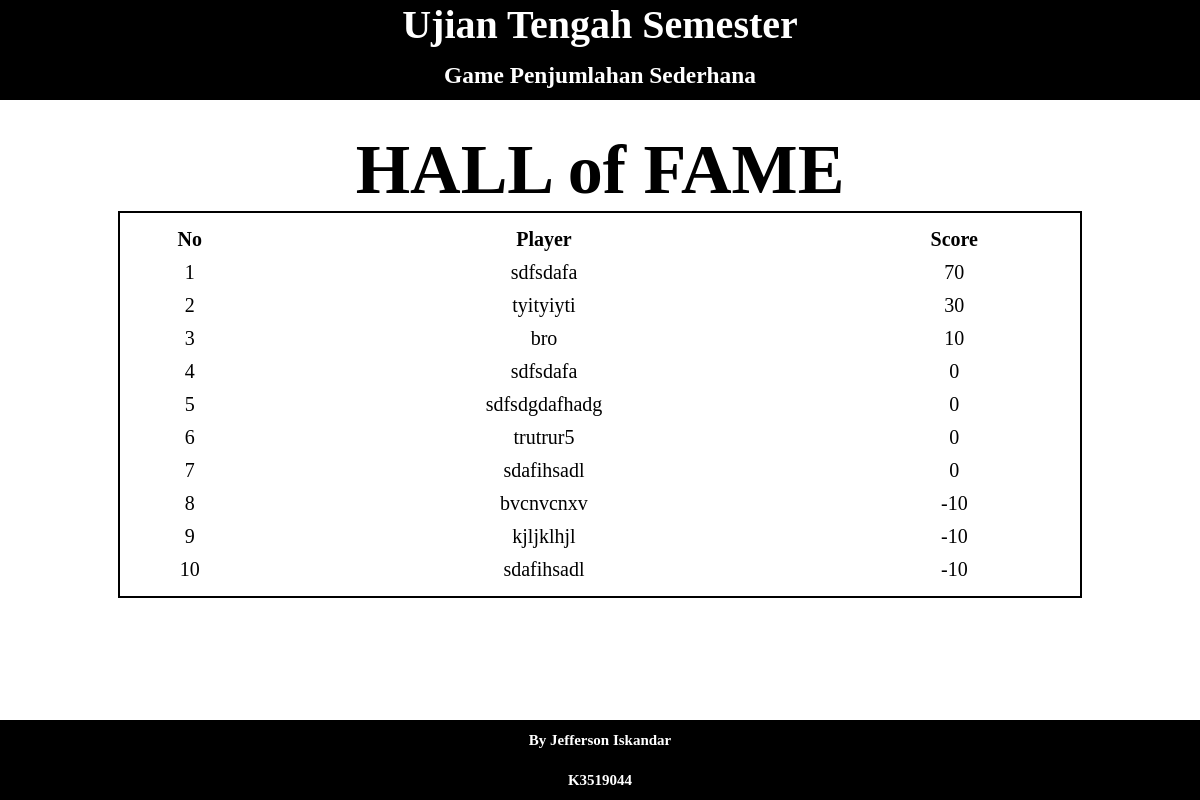
/rank.php, run on the app's committed database.
### tables this page shows
CREATE TABLE `topscore` (
  `Player` varchar(20) NOT NULL,
  `Score` int(20) NOT NULL
);

### functions.php (the view, shortened to what this page needs)
<?php
    function tableRank($dbhost, $dbuser, $dbpass, $dbname, $port){
        $index = 1;
        $conn = mysqli_connect($dbhost, $dbuser, $dbpass, $dbname, $port);
        $query = "SELECT * FROM topscore ORDER BY Score DESC LIMIT 10";
        $search = mysqli_query($conn, $query);
        if (mysqli_num_rows($search) > 0):
        ?>
            <h1 style="position: absolute; top: 5%; font-size: 70px;">HALL of FAME</h1>
            <div class="main" style="height: auto;">
                <table style="width: 100%; margin: 5px 0; border-spacing: 10px; height: 100%;  ">
	            <tr>
	                <th>No</th>
	                <th>Player</th>
	                <th>Score</th>
	            </tr>
	        <?php while ($row = mysqli_fetch_assoc($search)): ?>
                <tr style="text-align: center;">
                    <td><?= $index ?></td>
                    <td><?= $row['Player']; ?></td>
                    <td><?= $row['Score']; ?></td>
                </tr>
            <?php
                $index++;
            endwhile;
            ?>
	         	</table>
            </div>
	    <?php
		else:
			echo("Data tidak ada");
		endif;
    }
	     ?>

### watermark.php (shortened to what this page needs)
<?php
	function watermark(){
 ?>
<!DOCTYPE html>
<html lang="en">
<head>
</head>
<body>
	<div class="header">
		<h1>Ujian Tengah Semester</h1>
		<h3>Game Penjumlahan Sederhana</h3>
	</div>
	<div class="footer">
		<h2>By Jefferson Iskandar <br> K3519044</h2>
	</div>
</body>
</html>
<?php
	}
 ?>

### rank.php
<?php
	include('watermark.php');
    include('configuration.php');
    include('functions.php');
    watermark();
 ?>
 <div class="container">
 	<?php
		tableRank($dbhost, $dbuser, $dbpass, $dbname, $port);
	?>
</div>

### watermark.php (style rules this page uses)
* { margin: 0; padding: 0; }
.header { width: 100vw; height: 100px; line-height: 50px; background-color: black; color: white; font-size: 20px; text-align: center; }
.footer { position: absolute; bottom: 0; width: 100vw; height: 80px; line-height: 40px; background-color: black; color: white; font-size: 10px; text-align: center; }
body { width: 100vw; height: 100vh; margin: 0; padding: 0; }
.container { position: absolute; width: 100vw; height: 76%; display: flex; align-items: center; justify-content: center; }
.main { position: relative; width: 80%; height: 200px; border: black solid 2px; text-align: center; font-size: 20px; }

### data on the page
topscore: Player "sdfsdafa", Score "70"
topscore: Player "tyityiyti", Score "30"
topscore: Player "bro", Score "10"
topscore: Player "sdfsdafa", Score "0"
topscore: Player "sdfsdgdafhadg", Score "0"
topscore: Player "trutrur5", Score "0"
topscore: Player "sdafihsadl", Score "0"
topscore: Player "bvcnvcnxv", Score "-10"
topscore: Player "kjljklhjl", Score "-10"
topscore: Player "sdafihsadl", Score "-10"
